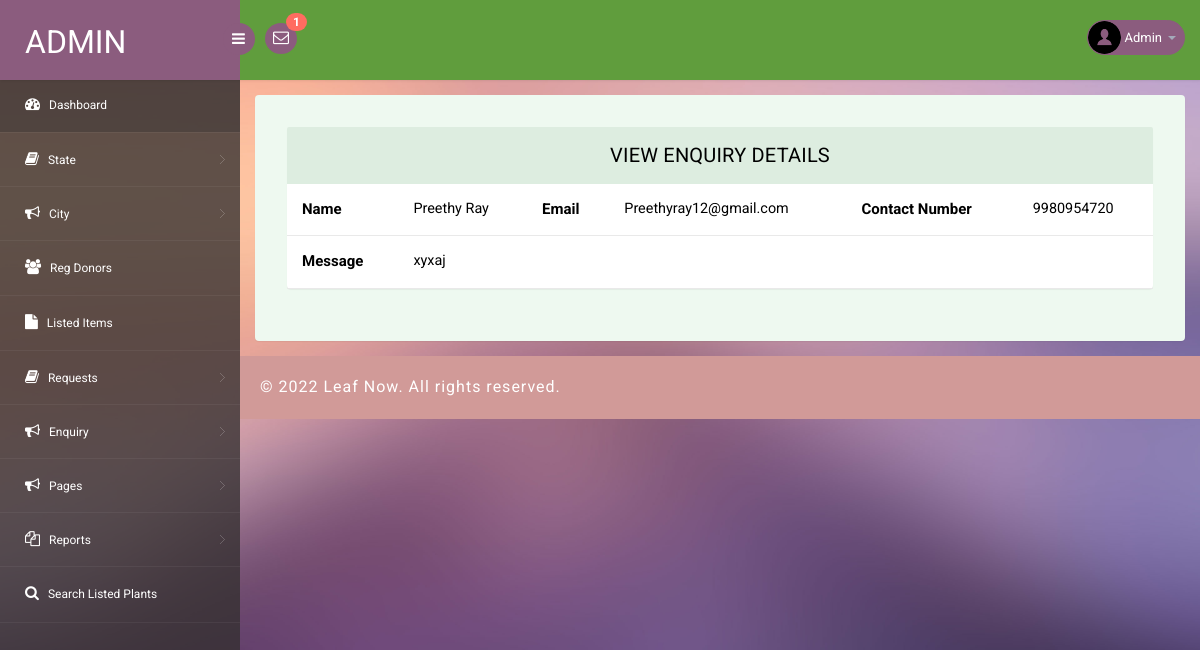
Page /fwms/admin/view-enquiry.php?viewid=1 (signed in) on the committed database.
### tables this page shows
CREATE TABLE `tblcontact` (
  `ID` int(10) NOT NULL,
  `FirstName` varchar(200) DEFAULT NULL,
  `LastName` varchar(200) DEFAULT NULL,
  `Email` varchar(200) DEFAULT NULL,
  `Phone` bigint(10) DEFAULT NULL,
  `Message` mediumtext DEFAULT NULL,
  `EnquiryDate` timestamp NOT NULL DEFAULT current_timestamp(),
  `IsRead` int(5) DEFAULT NULL
);

### fwms/admin/view-enquiry.php (the view, shortened to what this page needs)
<?php
include('includes/dbconnection.php');
if (strlen($_SESSION['pgasaid']==0)) {
  header('location:logout.php');
  } else{
$vid=$_GET['viewid'];
?>
<!DOCTYPE html>
<head>
<link rel="stylesheet" href="css/bootstrap.min.css" >
<link href="css/style.css" rel='stylesheet' type='text/css' />
<link href="css/style-responsive.css" rel="stylesheet"/>
<link rel="stylesheet" href="css/font.css" type="text/css"/>
<link href="css/font-awesome.css" rel="stylesheet">
</head>
<body>
<section id="container">
<?php include_once('includes/header.php');?>
<?php include_once('includes/sidebar.php');?>
<section id="main-content">
	<section class="wrapper">
		<div class="table-agile-info">
 <div class="panel panel-default">
    <div class="panel-heading">
     View Enquiry Details
    </div>
    <div><?php
$ret=mysqli_query($con,"select * from tblcontact where ID=$vid");
$cnt=1;
while ($row=mysqli_fetch_array($ret)) {
?>
      <table class="table" ui-jq="footable" ui-options='{
        "paging": {
          "enabled": true
        },
        "filtering": {
          "enabled": true
        },
        "sorting": {
          "enabled": true
        }}'>
                <tr>
    <th scope style="font-size: 15px;">Name</th>
    <td><?php  echo $row['FirstName'];?> <?php  echo $row['LastName'];?></td>
    <th style="font-size: 15px;" scope>Email</th>
    <td><?php  echo $row['Email'];?></td>
   <th style="font-size: 15px;" scope>Contact Number</th>
    <td><?php  echo $row['Phone'];?></td>
                </tr>
                <tr>
    <th style="font-size: 15px;">Message</th>
    <td colspan="5"><?php  echo $row['Message'];?></td>
  </tr>
            </table><?php $cnt=$cnt+1;} ?>
    </div>
  </div>
</div>
</section>
		 <?php include_once('includes/footer.php');?>
</section>
</section>
</body>
</html>
<?php }  ?>

### fwms/admin/includes/header.php (shortened to what this page needs)
<?php
include('includes/dbconnection.php');
?>
<header class="header fixed-top clearfix">
<div class="brand">
    <a href="dashboard.php" class="logo">
        Admin
    </a>
    <div class="sidebar-toggle-box">
        <div class="fa fa-bars"></div>
    </div>
</div>
<div class="nav notify-row" id="top_menu">
    <ul class="nav top-menu">
                <?php
$ret1=mysqli_query($con,"select tblplantrequests.id,fullName,requestNumber    from tblplantrequests
 join tblplant  on tblplant.ID=tblplantrequests.plantId
 where   (tblplantrequests.status is null || tblplantrequests.status='')");
$num=mysqli_num_rows($ret1);
?>
        <li id="header_inbox_bar" class="dropdown">
            <a data-toggle="dropdown" class="dropdown-toggle" href="#">
                <i class="fa fa-envelope-o"></i>
                <span class="badge bg-important"><?php echo $num;?></span>
            </a>
        </li>
    </ul>
</div>
<div class="top-nav clearfix">
    <ul class="nav pull-right top-menu">
        <li class="dropdown">
            <a data-toggle="dropdown" class="dropdown-toggle" href="#">
                <?php
$adid=$_SESSION['pgasaid'];
$ret=mysqli_query($con,"select AdminName from tbladmin where ID='$adid'");
$row=mysqli_fetch_array($ret);
$name=$row['AdminName'];
?>
                <img alt="" src="images/2.png">
                <span class="username"><?php echo $name; ?></span>
                <b class="caret"></b>
            </a>
        </li>
    </ul>
</div>
</header>

### fwms/admin/css/style.css (style rules this page uses)
ul, ol { margin: 0; }
html, body { font-family: 'Roboto', sans-serif; font-size: 100%; overflow-x: hidden; background: url(../images/bg.jpg) no-repeat 0px 0px; background-size: cover; }
body a { transition: 0.5s all ease; -webkit-transition: 0.5s all ease; -moz-transition: 0.5s all ease; -o-transition: 0.5s all ease; -ms-transition: 0.5s all ease; text-decoration: none; }
ul, label { margin: 0; padding: 0; }
#main-content { margin-left: 240px; -webkit-transition: all .3s ease-in-out; -moz-transition: all .3s ease-in-out; -o-transition: all .3s ease-in-out; transition: all .3s ease-in-out; }
.header { left: 0; right: 0; z-index: 1002; background: #609D3D; -webkit-transition: all .3s ease-in-out; -moz-transition: all .3s ease-in-out; -o-transition: all .3s ease-in-out; transition: all .3s ease-in-out; }
.fixed-top { position: fixed; box-shadow: 1px 0 3px rgba(0, 0, 0, .15); }
.wrapper { display: inline-block; margin-top: 80px; padding: 15px; width: 100%; }
.brand { background: #8b5c7e; float: left; width: 240px; height: 80px; position: relative; }
a.logo { font-size: 32px; color: #fff; float: left; margin: 20px 0 0 25px; text-transform: uppercase; }
#top_menu .nav>li, ul.top-menu>li { float: left; }
.notify-row { float: left; margin-top: 23px; margin-left: 25px; }
ul.top-menu { margin-right: 15px; margin-top: 0; }
ul.top-menu>li>a { color: #fff; font-size: 16px; background: #8b5c7e; padding: 4px 8px; margin-right: 15px; border-radius: 50%; -webkit-border-radius: 50%; padding-right: 8px !important; }
.notify-row .badge { position: absolute; right: -10px; top: -10px; z-index: 100; }
.top-nav { margin-top: 20px; }
.top-nav img { border-radius: 50%; -webkit-border-radius: 50%; width: 33px; }
.top-nav .username { font-size: 13px; color: #fff; }
.top-nav ul.top-menu>li>a { border-radius: 100px; -webkit-border-radius: 100px; padding: 0px; background: none; margin-right: 0; border: 1px solid #8b5c7e; background: #8b5c7e; }
.top-nav ul.top-menu>li { margin-left: 10px; }
.top-nav .nav .caret { border-bottom-color: #A4AABA; border-top-color: #A4AABA; }
.sidebar-toggle-box { float: left; margin-top: 23px; margin-left: -15px; background: #8b5c7e; border-radius: 50%; -webkit-border-radius: 50%; width: 32px; height: 32px; position: absolute; right: -15px; }
.sidebar-toggle-box .fa-bars { cursor: pointer; display: inline-block; font-size: 15px; padding: 8px 8px 8px 9px; color: #fff; }
.panel-heading { position: relative; height: 57px; line-height: 57px; letter-spacing: 0.2px; color: #000; font-size: 18px; font-weight: 400; padding: 0 16px; background: #ddede0; border-top-right-radius: 2px; border-top-left-radius: 2px; text-transform: uppercase; text-align: center; }
.panel { border: none ! important; }
.table>tbody>tr>td, .table>tbody>tr>th, .table>tfoot>tr>td, .table>tfoot>tr>th, .table>thead>tr>td, .table>thead>tr>th { border-bottom: 1px solid #e9e9e9 ! important; }
.table>thead>tr>th, .table>tbody>tr>th, .table>tfoot>tr>th, .table>thead>tr>td, .table>tbody>tr>td, .table>tfoot>tr>td { border-top: none !important; }
.table td, .table>tbody>tr>td, .table>tbody>tr>th, .table>tfoot>tr>td, .table>tfoot>tr>th, .table>thead>tr>td, .table>thead>tr>th { padding: 15px !important; }
.table>thead>tr>th, .table>tbody>tr>th, .table>tfoot>tr>th, .table>thead>tr>td, .table>tbody>tr>td, .table>tfoot>tr>td { font-size: 0.9em; color: #000; border-top: none !important; }
.table-agile-info { background: #eef9f0; padding: 2em; border-radius: 4px; -webkit-box-shadow: 0 1px 1px rgba(0, 0, 0, .05); box-shadow: 0 1px 1px rgba(0, 0, 0, .05); }
.panel-default>.panel-heading { color: #000000 ! important; background-color: #ddede0 ! important; border-color: #ddede0 ! important; font-size: 20px; }
.badge.bg-important { background: #ff6c60; }

### rows in the picture
tblcontact: FirstName "Preethy", LastName "Ray", Email "Preethyray12@gmail.com", Phone "9980954720", Message "xyxaj"

### other values in the picture
$num "1"
$name "Admin"
